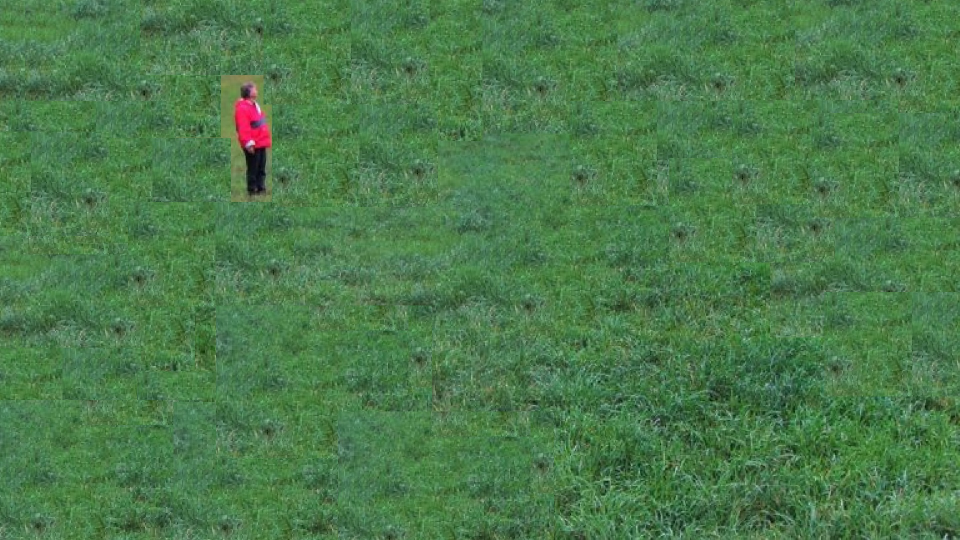
#> input picture Detection/humanedit.jpg, 1920 x 1080 px (shown at 1/2 size)
$ python LBP.py
#> lines starting #> are read from the running program, lines starting #| are printed output that depends on the picture
# -*- coding: utf-8 -*-
"""
Created on Thu Feb 22 14:04:05 2018

@author: wnt21
"""

import cv2
import numpy as np
import timeit

#load in image
img = cv2.imread('humanedit.jpg' )
#> img is the input picture: shape (1080, 1920, 3); mean B, G, R 75.7, 122.9, 75.2
time1 = timeit.default_timer()
#img = cv2.resize(img, (192, 108))
rows, cols = np.shape(img)[0:2]
#> rows = 1080; cols = 1920

hsv_image = cv2.cvtColor(img, cv2.COLOR_BGR2HSV)
#> hsv_image: shape (1080, 1920, 3); mean H, S, V 61, 107.1, 123.4
val = hsv_image[:,:,2].astype(np.float64)
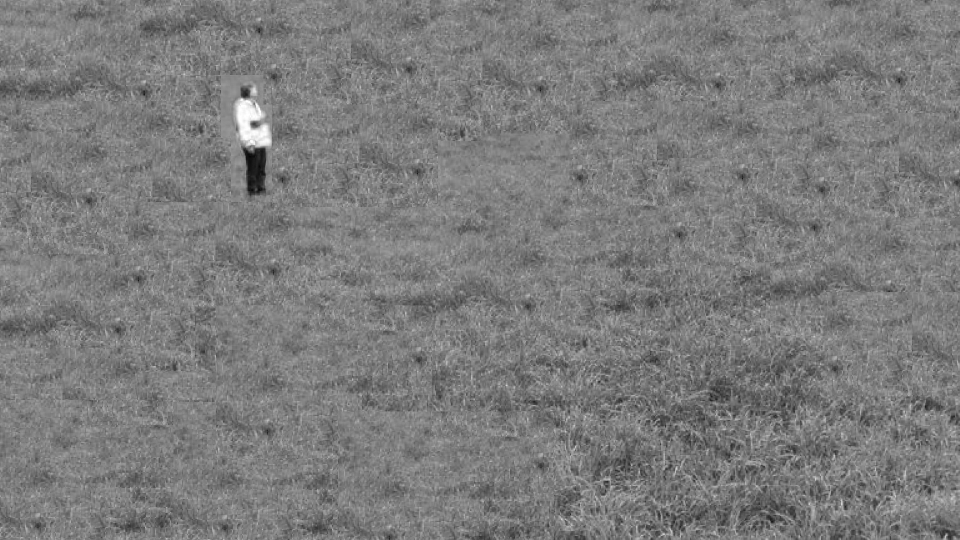
#> val: shape (1080, 1920) float64 (shown at 1/2 size); min 3, max 255, mean 123.4

val2 = np.zeros((rows-2, cols-2))
cellsR = int(rows/16)
#> cellsR = 67
cellsC =     int(cols/16)
#> cellsC = 120
cells = np.zeros((cellsR, cellsC, 256))

for i in range(rows-2):
    for j in range(cols-2):
        temp = ''
        for k in range(-1, 2):
            for l in range(-1, 2):
                if (val[i+1+k,j+1+l]-val[i+1,j+1]) < 0:
                    temp = temp+'0'
                elif (k == 0) and (l==0):
                    temp = temp
                else:
#> (the run stopped early here; a loop or call above may not have finished)
